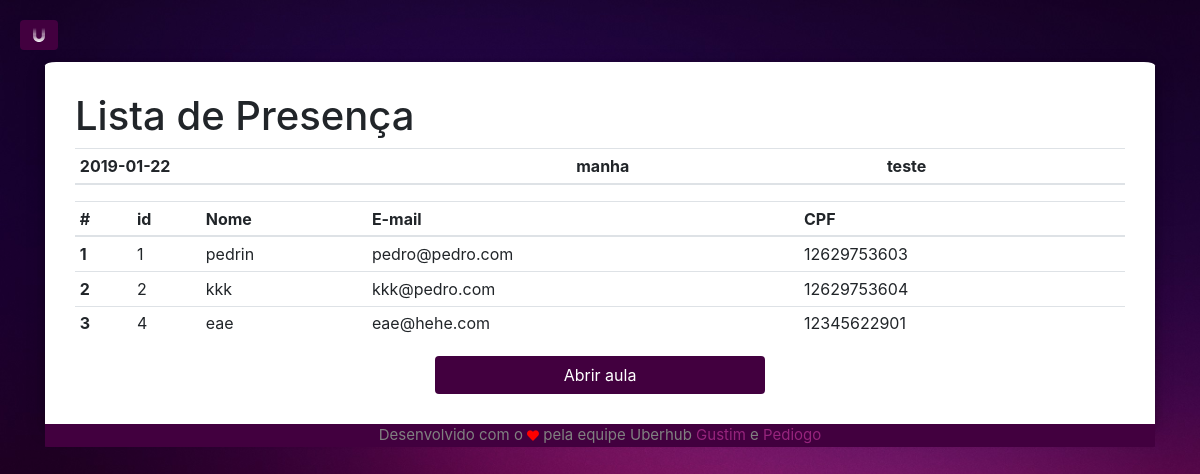
/lista/5 (signed in), run on the app's committed database.
### app/models/tables.py (models this page shows, shortened)
class Aula(db.Model):
    __tablename__ = "aula"
    id       = db.Column(db.Integer, primary_key=True, autoincrement=True)
    dia      = db.Column(db.Date)
    horario  = db.Column(db.String(5), CheckConstraint('horario="manha" or horario="tarde"'), nullable=False)
    nivel    = db.Column(db.String(15), nullable=False)
    ativa    = db.Column(db.Boolean, default=False, server_default=sa.sql.expression.false(), nullable=False)
    id_prof  = db.Column(db.Integer, db.ForeignKey('professor.id'))
    fk_professor =  db.relationship('Professor', foreign_keys=id_prof)

class Aluno(db.Model):
    __tablename__ = "aluno"
    id       = db.Column(db.Integer, primary_key=True, autoincrement=True)
    cpf      = db.Column(db.String(11), nullable=False, unique=True)
    email    = db.Column(db.String(50), nullable=False, unique=True)
    nome     = db.Column(db.String(50), nullable=False)
    telefone = db.Column(db.String(11))
    horario  = db.Column(db.String(5), CheckConstraint('horario IN ("manha", "tarde")'), nullable=False)
    ID_URI   = db.Column(db.String(5), unique=True)

### app/controllers/default.py (the view)
@app.route("/lista/")
@app.route("/lista/<id_aula>")
def lista(id_aula=None):
    if current_user.is_authenticated:
        if id_aula == None:
            id_aula = tables.Aula.query.filter_by(id_prof=current_user.id).order_by(tables.Aula.id.desc()).first().id
        aula = tables.Aula.query.filter_by(id=id_aula).first()
        alunos = session.query(tables.Aluno).join(tables.Presenca).filter_by(id_aula=id_aula).all()
        print(aula)
        print(alunos)
        print("printei")
        return render_template('home/table.html',
                                alunos=alunos, aula=aula)
    else:
        return redirect(url_for('login'))

### app/controllers/default.py (called while the page is built)
@lm.user_loader
def load_user(id):
    return tables.Professor.query.filter_by(id=id).first()

### app/models/tables.py (called while the page is built)
    @property
    def is_authenticated(self):
        return True

### app/templates/home/table.html (shortened to what this page needs)
{% extends 'base.html' %}
    {% block body %}
    <h1>Lista de Presença</h1>
    <table class="table table-hover table-sm">
        <thead>
          <tr>
            <th scope="col">{{ aula.dia }}</th>
            <th scope="col">{{ aula.horario }}</th>
            <th scope="col">{{ aula.nivel }}</th>
          </tr>
        </thead>
      </table>
      {% if alunos[0] %}
      <table class="table table-hover table-sm">
        <thead>
          <tr>
            <th scope="col">#</th>
            <th scope="col">id</th>
            <th scope="col">Nome</th>
            <th scope="col">E-mail</th>
            <th scope="col">CPF</th>
          </tr>
        </thead>
        <tbody>
          {% for aluno in alunos %}
          <tr>
            <th scope="row">{{ loop.index }}</th>
            <td>{{ aluno.id }}</td>
            <td>{{ aluno.nome }}</td>
            <td>{{ aluno.email }}</td>
            <td>{{ aluno.cpf }}</td>
          </tr>
          {% endfor %}
        </tbody>
      </table>
        {% if aula.ativa %}
        <div class="row">
          <div class="col-md mb">
          </div>
          <div class="col-md mb">
            <a href="{{ url_for('fecharaula', id_aula=aula.id) }}" class="btn" id="enviar">Fechar aula</a>
          </div>
          <div class="col-md mb">
          </div>
        </div>
        {% else %}
        <div class="row">
          <div class="col-md mb">
          </div>
          <div class="col-md mb">
            <a href="{{ url_for('abriraula', id_aula=aula.id) }}" class="btn" id="enviar">Abrir aula</a>
          </div>
          <div class="col-md mb">
          </div>
        </div>
        {% endif %}
      {% endif %}
    {% endblock %}

### app/static/home/simple-sidebar.css (style rules this page uses)
body.bg { overflow-x: hidden; background-image: url(../img/bg.jpg); background-color: #E6E6FA; background-size: 100%; }
html { scroll-behavior: smooth; }
#enviar { width: 100%; }
.btn { background-color: #42003f; color: white; }

### data on the page
Aula: dia "2019-01-22", horario "manha", nivel "teste"
Aluno: id "1", nome "pedrin", email "pedro@pedro.com", cpf "12629753603"
Aluno: id "2", nome "kkk", email "kkk@pedro.com", cpf "12629753604"
Aluno: id "4", nome "eae", email "eae@hehe.com", cpf "12345622901"
